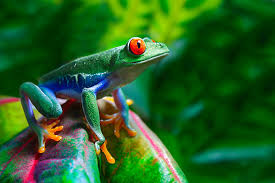
#> input picture images/img5.jpg, 275 x 183 px
$ python class6.py
#> lines starting #> are read from the running program, lines starting #| are printed output that depends on the picture
import cv2
import numpy as np
import matplotlib.pyplot as plt

image = cv2.imread('../images/img5.jpg', cv2.IMREAD_GRAYSCALE)
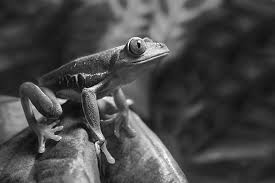
#> image: shape (183, 275); min 0, max 255, mean 70.3

x = np.arange(0, 256)
hist = np.zeros(256, dtype=float)

for row in image:
    for val in row:
        hist[val] += 1
#> after the loop, hist = 256 values, max 1151 at index 34, min 0 at index 254, mean 196.6

pdf = hist / hist.sum()
#> pdf = 256 values, max 0.0229 at index 34, min 0 at index 254, mean 0.00391
cdf = np.cumsum(pdf)
#> cdf = 256 values from 7.95e-05 to 1
cdf_normalized = np.round(cdf * 255).astype(np.uint8)
#> cdf_normalized = 256 values from 0 to 255

equalized_image = cdf_normalized[image]
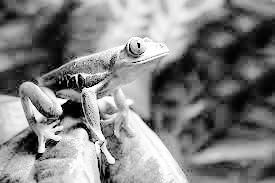
#> equalized_image: shape (183, 275); min 0, max 255, mean 128.9

equalized_hist = np.zeros(256, dtype=float)
for row in equalized_image:
    for val in row:
        equalized_hist[val] += 1
#> after the loop, equalized_hist = 256 values, max 1151 at index 48, min 0 at index 7, mean 196.6
equalized_pdf = equalized_hist / equalized_hist.sum()
#> equalized_pdf = 256 values, max 0.0229 at index 48, min 0 at index 7, mean 0.00391
equalized_cdf = np.cumsum(equalized_pdf)
#> equalized_cdf = 256 values from 0.00187 to 1

opencv_equalized = cv2.equalizeHist(image)

opencv_hist = np.zeros(256, dtype=float)
for row in opencv_equalized:
    for val in row:
        opencv_hist[val] += 1
#> after the loop, opencv_hist has the same summary as equalized_hist
opencv_pdf = opencv_hist / opencv_hist.sum()
#> opencv_pdf has the same summary as equalized_pdf
opencv_cdf = np.cumsum(opencv_pdf)
#> opencv_cdf = 256 values from 0.00187 to 1

plt.figure(figsize=(16, 9))

plt.subplot(2, 3, 1)
plt.imshow(image, cmap='gray')
plt.title('Original Image')
plt.axis('off')

plt.subplot(2, 3, 2)
plt.imshow(equalized_image, cmap='gray')
plt.title('Custom Equalized Image')
plt.axis('off')

plt.subplot(2, 3, 3)
plt.imshow(opencv_equalized, cmap='gray')
plt.title('OpenCV Equalized Image')
plt.axis('off')

plt.subplot(2, 3, 4)
plt.plot(x, hist, label='Histogram')
plt.plot(x, cdf * hist.sum(), label='CDF')
plt.title('Original Histogram & CDF')
plt.legend()

plt.subplot(2, 3, 5)
plt.plot(x, equalized_hist, label='Histogram')
plt.plot(x, equalized_cdf * equalized_hist.sum(), label='CDF')
plt.title('Custom Equalized Histogram & CDF')
plt.legend()

plt.subplot(2, 3, 6)
plt.plot(x, opencv_hist, label='Histogram')
plt.plot(x, opencv_cdf * opencv_hist.sum(), label='CDF')
plt.title('OpenCV Equalized Histogram & CDF')
plt.legend()

plt.tight_layout()
plt.savefig('../images/hw7_result.png')
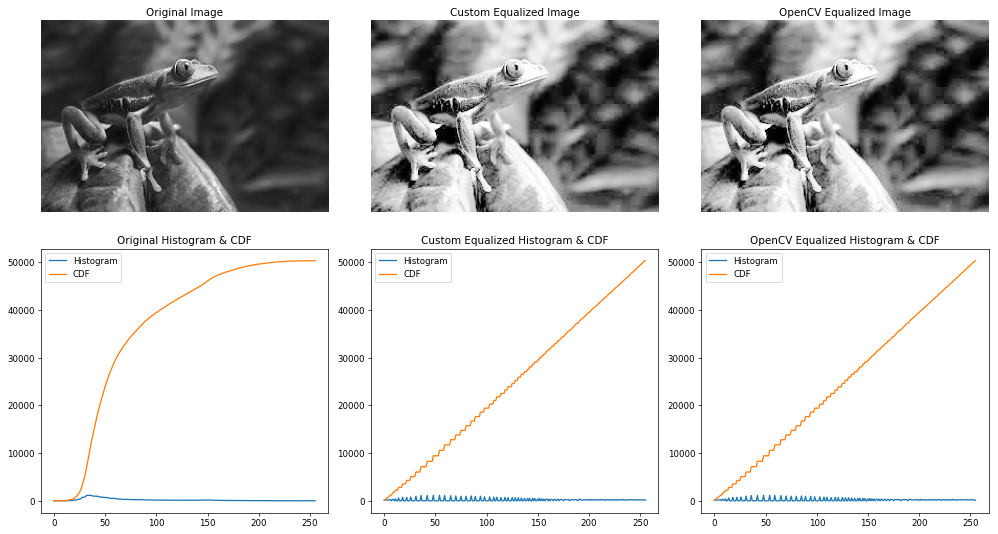
#> figure drawn by matplotlib, 6 panels; panel 4: curve peaks at x = 34, y = 1151; panel 4: curve peaks at x = 255, y = 50325; panel 5: curve peaks at x = 48, y = 1151; panel 5: curve peaks at x = 255, y = 50325
# plt.show()

$ run again, with images/img3.jpg copied over images/img5.jpg
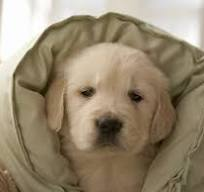
#> input picture images/img3.jpg, 204 x 192 px
#> `image = cv2.imread('../images/img5.jpg', cv2.IMREAD_GRAYSCALE)`:
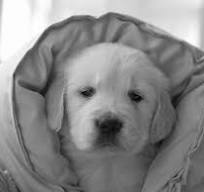
#> image: shape (192, 204); min 0, max 255, mean 137.1
#> after the loop `for row in image:`: hist = 256 values, max 948 at index 253, min 0 at index 1, mean 153
#> pdf = 256 values, max 0.0242 at index 253, min 0 at index 1, mean 0.00391
#> cdf = 256 values from 2.55e-05 to 1
#> cdf_normalized = 256 values from 0 to 255
#> `equalized_image = cdf_normalized[image]`:
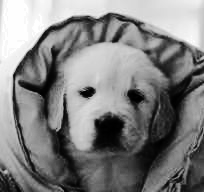
#> equalized_image: shape (192, 204); min 0, max 255, mean 128.5
#> after the loop `for row in equalized_image:`: equalized_hist = 256 values, max 948 at index 254, min 0 at index 22, mean 153
#> equalized_pdf = 256 values, max 0.0242 at index 254, min 0 at index 22, mean 0.00391
#> equalized_cdf = 256 values from 0.00194 to 1
#> after the loop `for row in opencv_equalized:`: opencv_hist has the same summary as equalized_hist
#> opencv_pdf has the same summary as equalized_pdf

$ run again, with images/img4.jpg copied over images/img5.jpg
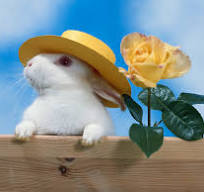
#> input picture images/img4.jpg, 204 x 192 px
#> `image = cv2.imread('../images/img5.jpg', cv2.IMREAD_GRAYSCALE)`:
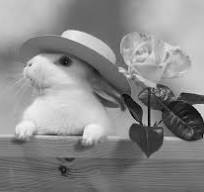
#> image: shape (192, 204); min 0, max 243, mean 138.2
#> after the loop `for row in image:`: hist = 256 values, max 951 at index 102, min 0 at index 1, mean 153
#> pdf = 256 values, max 0.0243 at index 102, min 0 at index 1, mean 0.00391
#> cdf = 256 values from 0.000153 to 1
#> cdf_normalized = 256 values from 0 to 255
#> `equalized_image = cdf_normalized[image]`:
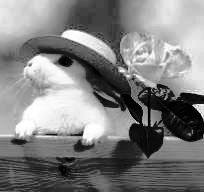
#> equalized_image: shape (192, 204); min 0, max 255, mean 128.4
#> after the loop `for row in equalized_image:`: equalized_hist = 256 values, max 951 at index 65, min 0 at index 37, mean 153
#> equalized_pdf = 256 values, max 0.0243 at index 65, min 0 at index 37, mean 0.00391
#> equalized_cdf = 256 values from 0.00184 to 1
#> after the loop `for row in opencv_equalized:`: opencv_hist has the same summary as equalized_hist
#> opencv_pdf has the same summary as equalized_pdf
#> opencv_cdf = 256 values from 0.00199 to 1

$ run again, with images/img6.jpg copied over images/img5.jpg
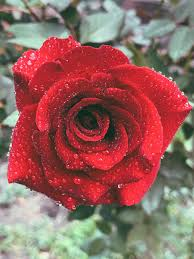
#> input picture images/img6.jpg, 194 x 259 px
#> `image = cv2.imread('../images/img5.jpg', cv2.IMREAD_GRAYSCALE)`:
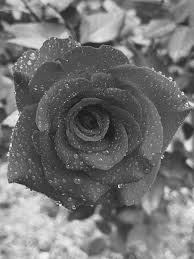
#> image: shape (259, 194); min 16, max 255, mean 114.6
#> after the loop `for row in image:`: hist = 256 values, max 708 at index 79, min 0 at index 0, mean 196.3
#> pdf = 256 values, max 0.0141 at index 79, min 0 at index 0, mean 0.00391
#> cdf = 256 values from 0 to 1
#> cdf_normalized = 256 values from 0 to 255
#> `equalized_image = cdf_normalized[image]`:
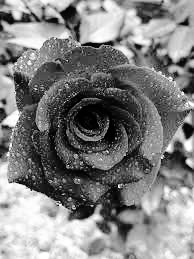
#> equalized_image: shape (259, 194); min 0, max 255, mean 128.4
#> after the loop `for row in equalized_image:`: equalized_hist = 256 values, max 708 at index 74, min 0 at index 16, mean 196.3
#> equalized_pdf = 256 values, max 0.0141 at index 74, min 0 at index 16, mean 0.00391
#> equalized_cdf = 256 values from 0.00155 to 1
#> after the loop `for row in opencv_equalized:`: opencv_hist has the same summary as equalized_hist
#> opencv_pdf has the same summary as equalized_pdf
